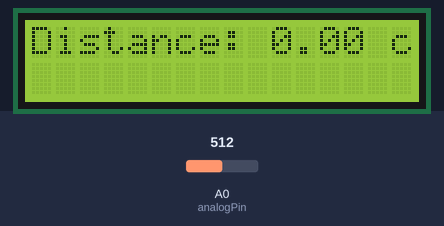
Bench run of a sketch on a simulated Arduino Uno, built with avr-gcc and run on an emulated ATmega328P. On the bench: 16×2 character LCD. The inputs (shaded band) are chosen by the test bench; at power-on: A0 (analogPin) = 512. What the sketch prints to the serial monitor is not drawn.

Above: at 2.2 s.
2.3 s: A0 (analogPin) set to 11
At 4.4 s:
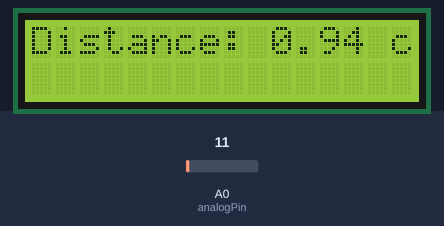
5.3 s: A0 (analogPin) set to 8
At 6.5 s:
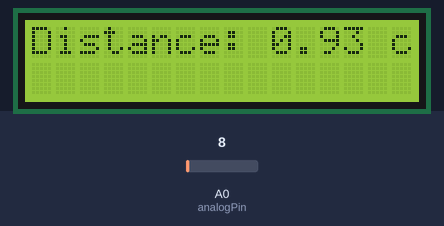
8.3 s: A0 (analogPin) set to 511
At 10.2 s:
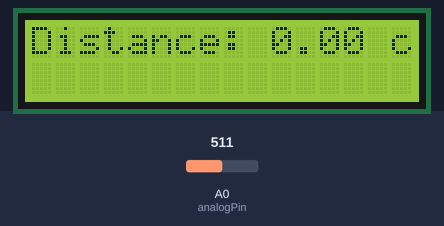
11.3 s: A0 (analogPin) set to 306
At 14.0 s:
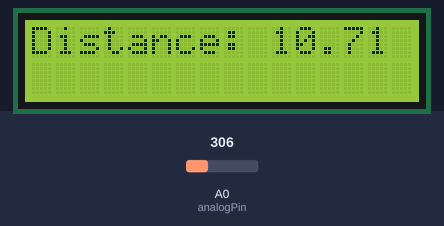
14.3 s: A0 (analogPin) set to 716
At 17.0 s:
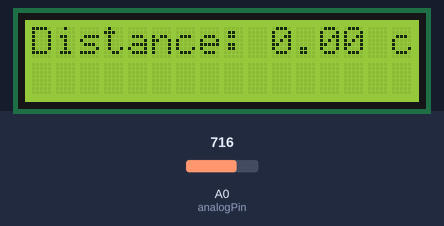
17.3 s: A0 (analogPin) set to 511
At 19.7 s:
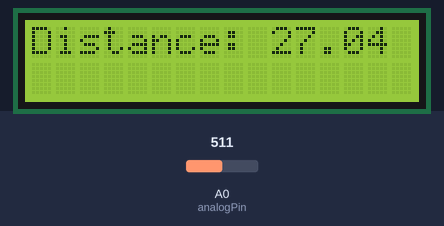
Timing chart, 0 to 21.2 s (numbered marks = the images above; inputs shaded):
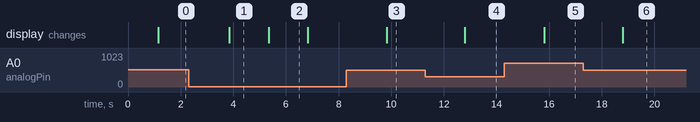

Measured:
- after the input at 2.3 s, the display: changes after 1.6 s (image 1)
- after the input at 5.3 s, the display: changes after 0.05 s (image 2)
- after the input at 8.3 s, the display: changes after 1.5 s (image 3)
- after the input at 11.3 s, the display: changes after 1.5 s (image 4)
- after the input at 14.3 s, the display: changes after 1.5 s (image 5)
- after the input at 17.3 s, the display: changes after 1.5 s (image 6)
- what the display in image 2 shows lasts 1.5 s, from 5.3 s to 6.8 s

The sketch:

distance.ino
```cpp
#include <Wire.h>
#include <LiquidCrystal_I2C.h>

// Initialize LCD
LiquidCrystal_I2C lcd(0x27, 16, 2); // Change 0x27 to your LCD address if needed

const int analogPin = A0;  // Analog sensor pin
const int numSamples = 10; // Number of samples for averaging
int baseline = 0;          // Baseline for IR sensor readings
int analogValue = 0;       // Current analog sensor value
int average = 0;           // Rolling average of sensor readings

void setup() {
  Serial.begin(9600);  // Start serial communication
  Serial.println("Initializing system...");

  lcd.init();           // Initialize LCD
  lcd.backlight();      // Turn on the backlight

  baseline = initializeBaseline();  // Establish a baseline
  Serial.print("Baseline initialized: ");
  Serial.println(baseline);
}

void loop() {
  // Read and process the sensor input
  analogValue = readMultipleSamples(analogPin, numSamples);  // Averaged reading
  average = updateRollingAverage(analogValue);               // Rolling average
  baseline = updateDynamicBaseline(average, baseline);       // Dynamic baseline adjustment

  // Calculate the IR light change and estimated distance
  int y = baseline - average;  // IR light intensity change
  float distance = calculateDistance(y, baseline);

  // Print debug information (optional, you can comment this out)
  Serial.print("Analog Value: ");
  Serial.println(analogValue);
  Serial.print("Baseline: ");
  Serial.println(baseline);
  Serial.print("IR Light Change (y): ");
  Serial.println(y);
  Serial.print("Estimated Distance: ");
  Serial.println(distance);
  Serial.println();

  // Display the distance on the LCD
  lcd.clear();
  lcd.setCursor(0, 0);
  lcd.print("Distance: ");
  lcd.print(distance);
  lcd.print(" cm");

  delay(200);  // Delay for stability
}

// Function to initialize the baseline
int initializeBaseline() {
  int tempBaseline = 0;
  for (int i = 0; i < numSamples * 10; i++) { // Collect more samples for stability
    tempBaseline += analogRead(analogPin);
    delay(10);
  }
  return tempBaseline / (numSamples * 10);  // Return average as the baseline
}

// Function to read multiple samples and calculate the average
int readMultipleSamples(int pin, int samples) {
  int total = 0;
  for (int i = 0; i < samples; i++) {
    total += analogRead(pin);
    delayMicroseconds(500);  // Short delay between readings
  }
  return total / samples;  // Return average value
}

// Function to update the rolling average
int updateRollingAverage(int newValue) {
  static int rollingSum = 0;
  static int sampleCount = 0;
  static const int rollingWindow = 6;  // Size of the rolling window

  rollingSum += newValue;
  sampleCount++;

  if (sampleCount >= rollingWindow) {
    int rollingAverage = rollingSum / rollingWindow;
    rollingSum = 0;
    sampleCount = 0;
    return rollingAverage;
  }
  return average;  // Return the last calculated average if window isn't full
}

// Function to dynamically update the baseline
int updateDynamicBaseline(int currentAverage, int currentBaseline) {
  // Adjust the baseline if the average exceeds it
  if (currentAverage > currentBaseline) {
    return currentAverage;
  }
  return currentBaseline;
}

// Function to calculate distance using an inverse square root function
float calculateDistance(int y, int b) {
  if (y <= 0) return 0;  // Avoid division by zero or invalid values

  float x = pow((float)y / (0.9513 * b), -2.746);
  return x;
}
```
